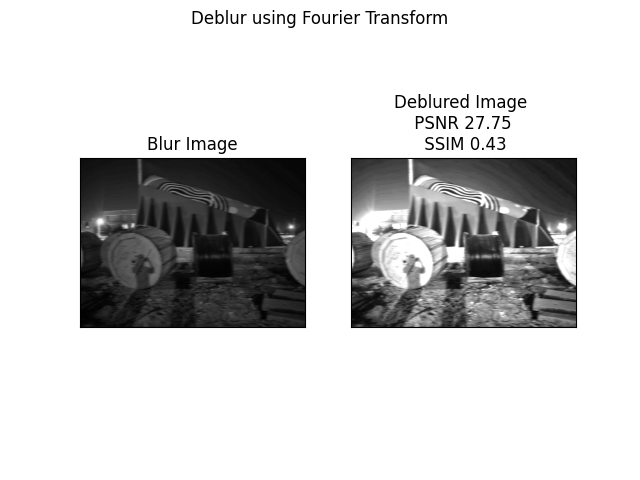

Here is the Python script that generated this plot:
#This code is used to deblure the image using Wiener deconvolution method
#Owner karan Bhakuni, Soham Padhye (IIT Jodhpur)
import cv2
import numpy as np
from matplotlib import pyplot as plt
from skimage.metrics import structural_similarity as ssim

# Step 1: Read the input image and convert to grayscale
img = cv2.imread('night_blur3.jpg')
GroundTruth=cv2.imread('BermGT.jpg',0)
gray = cv2.cvtColor(img, cv2.COLOR_BGR2GRAY)

# Step 2: Apply a horizontal motion blur filter to the image
kernel_length = 3
kernel_angle = 0
kernel = np.zeros((kernel_length, kernel_length))
kernel[int((kernel_length-1)/2),:] = np.ones(kernel_length)
kernel = cv2.warpAffine(kernel, cv2.getRotationMatrix2D((kernel_length/2,kernel_length/2),kernel_angle,1.0), (kernel_length, kernel_length))

blurred = cv2.filter2D(gray, -1, kernel)

# Step 3: Compute the 2D Fourier Transform of the blurred image
f = np.fft.fft2(blurred)
fshift = np.fft.fftshift(f)

# Step 4: Create a filter in Fourier domain that will attenuate the frequencies corresponding to the blur
rows, cols = gray.shape
crow, ccol = int(rows/2), int(cols/2)
mask = np.ones((rows,cols), np.uint8)
mask[crow-kernel_length//2:crow+kernel_length//2, ccol-kernel_length//2:ccol+kernel_length//2] = 0

# Step 5: Apply the filter to the Fourier transform of the blurred image
fshift_filtered = fshift * mask

# Step 6: Compute the inverse Fourier Transform of the filtered Fourier image
f_ishift = np.fft.ifftshift(fshift_filtered)
img_back = np.fft.ifft2(f_ishift)
img_back = np.abs(img_back)

# Step 7: Normalize the resulting image to obtain a grayscale image with pixel values between 0 and 255
img_deblurred = cv2.normalize(img_back, None, 0, 100, cv2.NORM_MINMAX, dtype=cv2.CV_8U)

# Calculate MSE (Mean Squared Error) between the two images
mse = np.mean((GroundTruth - blurred) ** 2)

# Calculate PSNR (Peak Signal-to-Noise Ratio) using the formula
# PSNR = 20 * log10(MAX_I) - 10 * log10(MSE)
max_pixel_value = 255  # assuming 8-bit images
psnr = np.round(20 * np.log10(max_pixel_value) - 10 * np.log10(mse),2)

# Calculate SSIM (Structural Similarity Index)
ssim_value = np.round(ssim(GroundTruth, blurred),2)

# Step 8: Display the original and deblurred images side by side
plt.subplot(121),plt.imshow(gray,cmap = 'gray')
plt.title(f'Blur Image'), plt.xticks([]), plt.yticks([])
plt.subplot(122),plt.imshow(blurred,cmap = 'gray')
plt.title(f'Deblured Image \n PSNR {psnr} \n SSIM {ssim_value}'), plt.xticks([]), plt.yticks([])
plt.suptitle('Deblur using Fourier Transform')
plt.show()
